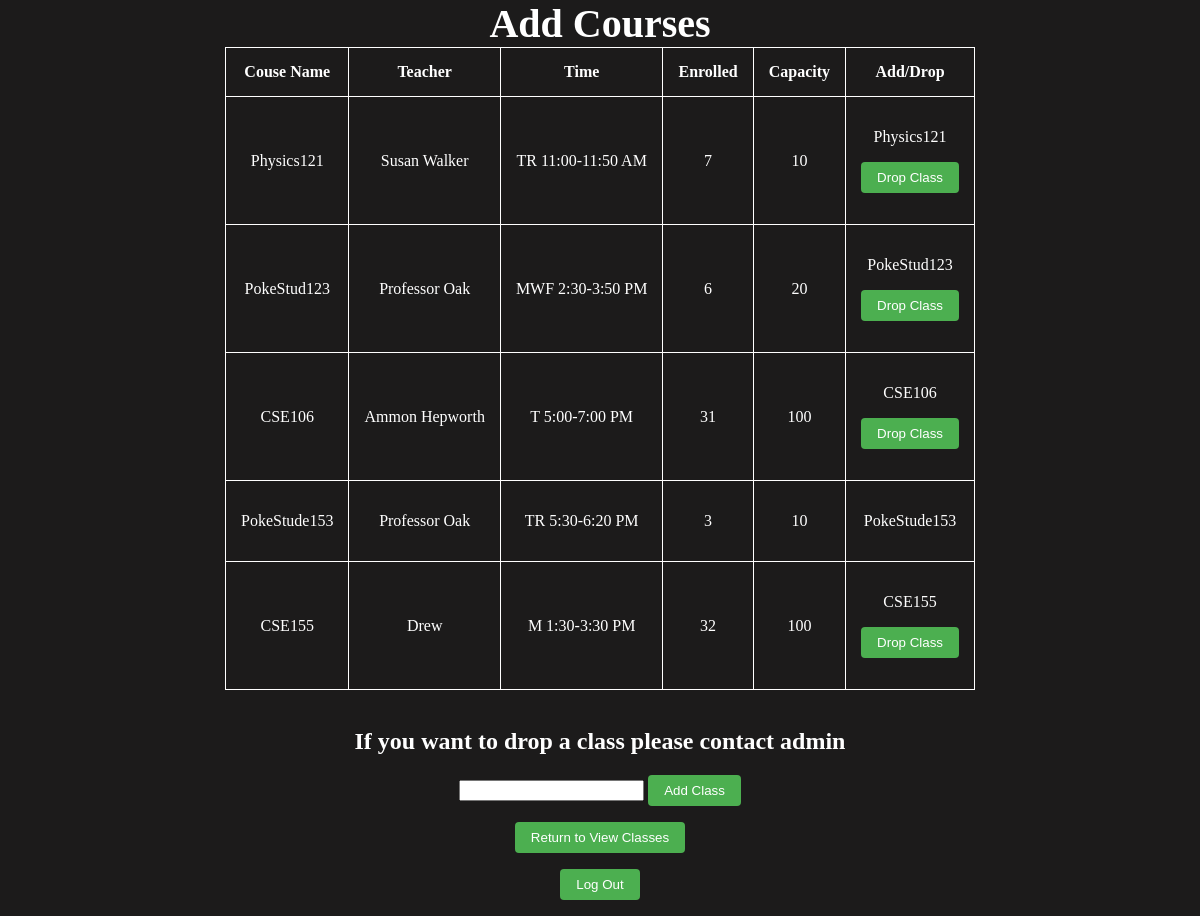
Screenshot of /student/courses (signed in) with the database file from the repository.
### main.py (models this page shows, shortened)
class Courses(db.Model):
    __tablename__ = "Courses"
    classId = db.Column(db.Integer, primary_key = True)
    className = db.Column(db.String, nullable = False)
    teacher = db.Column(db.String, nullable = False)
    time = db.Column(db.String, nullable = False)
    enrolled = db.Column(db.Integer, nullable = False)
    capacity = db.Column(db.Integer, nullable = False)

### main.py (the view, shortened to what this page needs)
@app.route("/student/courses", methods=["GET", "POST"])
@login_required
def studentEdit():
    if request.method == "GET":
        enrolled = Enrollment.query.filter_by(usersId = current_user.userId)
        enrolledClasses = []
        for course in enrolled:
            enrolledClasses.append(course.classesId)
        return render_template('studentEdit.html', courses = Courses.query.all(), enrollment = enrolledClasses)

### main.py (called while the page is built)
@login_manager.user_loader
def load_user(userId):
    return Users.query.filter_by(userId = userId).first()

### templates/studentEdit.html (shortened to what this page needs)
<!DOCTYPE html>
<html>
    <head>
        <link rel="stylesheet" href="/static/student.css">
    </head>
	<body>
		<div class='student_edit'>
            <h1 class = "center">Add Courses</h1>
            <table class = "center" id = "availableCourses">
                <thead>
                    <tr>
                        <th>Couse Name</th>
                        <th>Teacher</th>
                        <th>Time</th>
                        <th>Enrolled</th>
                        <th>Capacity</th>
						<th>Add/Drop</th>
                    </tr>
                </thead>
                <tbody>
				{% for course in courses %}
					<tr>
						<td>{{course.className}}</td>
						<td>{{course.teacher}}</td>
						<td>{{course.time}}</td>
						<td>{{course.enrolled}}</td>
						<td>{{course.capacity}}</td>
						{% if course.classId in enrollment%}
							<td>
								<p>{{course.className}}</p>
								<button type="button" class="s_drop_class" id="s_drop_class" onclick="student_class_drop()">Drop Class</button>
							</td>
						{% elif course.capacity == course.enrolled %}
							<td>Class {{course.className}} is Full</td>
						{% else %}
							<td>
								<p>{{course.className}}</p>
							</td>
						{% endif %}
					</tr>
				{% endfor %}
				</tbody>
            </table><br>
			<h2>If you want to drop a class please contact admin</h2>
			<input type="text" id="adding_class" name="Class to Add">
			<button type="button" class = "s_add_classes" id = "s_add_classes">Add Class</button><br>
			<button type="button" class = "s_view_classes" id = "s_view_classes">Return to View Classes</button><br>
            <button type="button" class = "logout" id = "logoutStudentEdit">Log Out</button>
		</div>
	</body>
</html>

### static/student.css (style rules this page uses)
h1 { font-size: 2.5rem; margin-bottom: 1rem; text-align: center; color: white; }
button { background-color: #4CAF50; color: white; padding: 0.5rem 1rem; border: none; border-radius: 4px; cursor: pointer; margin-bottom: 1rem; }
table, th, td { border: 1px solid white; border-collapse: collapse; padding: 15px; margin: 2pc; color: white; text-align: center; }
body { background-color: rgb(28, 27, 27); text-align: center; margin: auto; }
.center { color: white; text-align: center; margin: auto; }
h2 { color: white; }

### rows the page displays
Courses: className "Physics121", teacher "Susan Walker", time "TR 11:00-11:50 AM", enrolled "7", capacity "10"
Courses: className "PokeStud123", teacher "Professor Oak", time "MWF 2:30-3:50 PM", enrolled "6", capacity "20"
Courses: className "CSE106", teacher "Ammon Hepworth", time "T 5:00-7:00 PM", enrolled "31", capacity "100"
Courses: className "PokeStude153", teacher "Professor Oak", time "TR 5:30-6:20 PM", enrolled "3", capacity "10"
Courses: className "CSE155", teacher "Drew", time "M 1:30-3:30 PM", enrolled "32", capacity "100"
